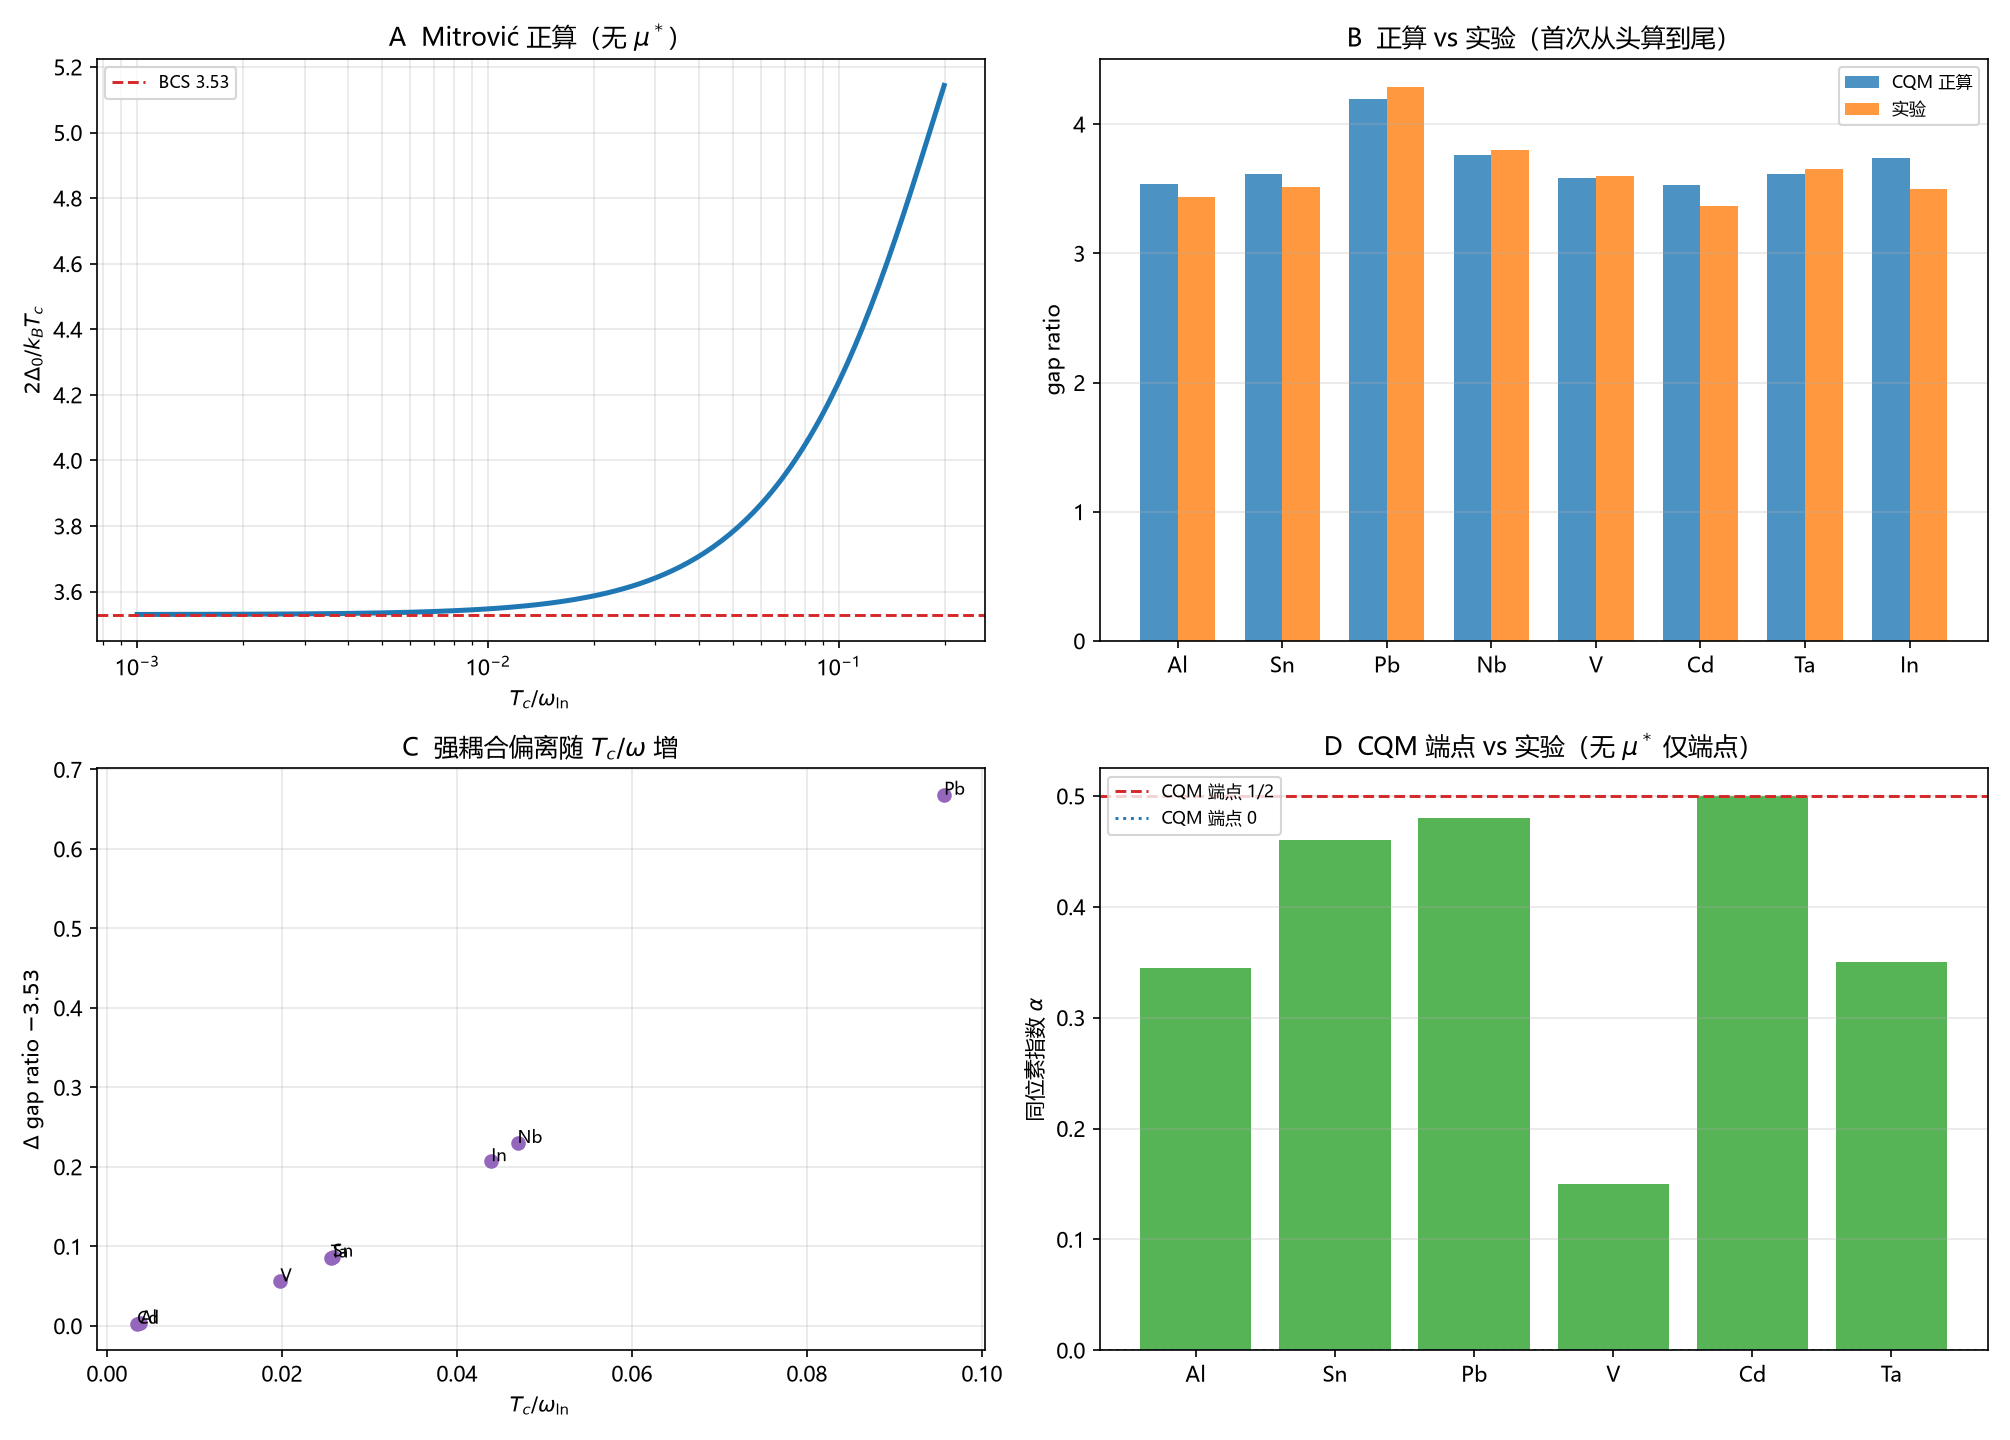

Recreate this plot in Python.
# -*- coding: utf-8 -*-
"""
全链正算 gap ratio 与实验对照（非反解、非拟合）——首次从头算到尾验证。

CQM 完整输出（已对齐 Eliashberg Eq37）：
  omega_log = e^{-1/3} theta_D   (目标.3)
  T* = T_c  (对齐后)
Webb 2015 Eq6 (Mitrović):
  2Delta_0/(k_B T_c) = 3.53 [1 + 12.5 (T_c/omega_ln)^2 ln(omega_ln/(2 T_c))]
此式不含 mu*——gap ratio 在 Eliashberg 里只依赖 T_c/omega_ln。

四面板：A 正算 gap ratio vs T_c/omega；B 与各元素实验值对照；
C 强耦合偏离随耦合增；D 同位素指数 CQM 端点 vs 实验（Webb Table III）。
"""

import csv
import math
import os

import numpy as np
import matplotlib
matplotlib.use("Agg")
import matplotlib.pyplot as plt

plt.rcParams["font.sans-serif"] = ["Microsoft YaHei", "SimHei", "DejaVu Sans"]
plt.rcParams["axes.unicode_minus"] = False

HERE = os.path.dirname(os.path.abspath(__file__))
OUT_PNG = os.path.join(HERE, "全链_正算gap比.png")
OUT_CSV = os.path.join(HERE, "全链_正算gap比.csv")

E3 = math.exp(-1 / 3)
BCS = 3.53

# Webb 2015 Table III: element, Tc(K), theta_D(K), isotope alpha_exp (or None)
# 实验 gap ratio 典型值（文献标准值，数量级对照）
DATA = [
    ("Al", 1.18, 428, 0.345, 3.44),
    ("Sn", 3.70, 200, 0.46, 3.51),
    ("Pb", 7.20, 105, 0.48, 4.29),
    ("Nb", 9.25, 275, None, 3.80),
    ("V",  5.40, 380, 0.15, 3.60),
    ("Cd", 0.52, 209, 0.50, 3.37),
    ("Ta", 4.40, 240, 0.35, 3.65),
    ("In", 3.40, 108, None, 3.50),
]


def mitrovic(tc, wlog):
    """Webb Eq6: gap ratio from Eliashberg, no mu*."""
    x = tc / wlog
    return BCS * (1 + 12.5 * x * x * math.log(wlog / (2 * tc)))


def main():
    rows = []
    # A 正算曲线
    xs = np.logspace(-3, -0.7, 200)  # T_c/omega_ln
    ratios = [BCS * (1 + 12.5 * x * x * math.log(1 / (2 * x))) for x in xs]
    print("A Mitrovic 正算 gap ratio: T_c/omega_ln -> 0 时趋于 3.53")
    for x, r in zip(xs[::50], ratios[::50]):
        rows.append(("curve", x, r, BCS, np.nan))
    print(f"  x=1e-3: {ratios[0]:.4f}; x=0.2: {ratios[-1]:.4f}")

    # B 元素正算 vs 实验
    print("\nB 元素正算 (CQM: omega_log=e^{-1/3}theta_D) vs 实验 gap ratio")
    print(f"{'el':<4}{'Tc/wlog':>10}{'理论':>8}{'实验':>8}{'偏差':>8}")
    names, xs_el, ths, exps = [], [], [], []
    for name, tc, th, alpha, gexp in DATA:
        wlog = E3 * th
        gth = mitrovic(tc, wlog)
        names.append(name); xs_el.append(tc/wlog); ths.append(gth); exps.append(gexp)
        err = (gth - gexp) / gexp
        print(f"{name:<4}{tc/wlog:>10.4f}{gth:>8.3f}{gexp:>8.3f}{err:>+8.1%}")
        rows.append(("element", tc/wlog, gth, gexp, f"{name}|{err:.4f}"))
    ths = np.array(ths); exps = np.array(exps)
    print(f"  平均 |偏差| = {np.mean(np.abs(ths-exps)/exps):.1%}")

    # C 强耦合偏离
    print("\nC 偏离 BCS 随耦合(T_c/omega)增")
    for name, x, g in zip(names, xs_el, ths):
        rows.append(("deviation", x, g - BCS, np.nan, name))

    # D 同位素指数: CQM 端点 {0, 1/2} vs 实验
    print("\nD 同位素指数: CQM 端点 alpha∈{0,1/2} (审-10) vs 实验")
    alphas = [d[3] for d in DATA if d[3] is not None]
    print(f"  实验 alpha 范围: {min(alphas):.2f} - {max(alphas):.2f}（落在 [0,1/2] 内）")
    for name, tc, th, alpha, gexp in DATA:
        if alpha is not None:
            rows.append(("isotope", 0, alpha, np.nan, name))

    with open(OUT_CSV, "w", newline="", encoding="utf-8-sig") as fh:
        wr = csv.writer(fh)
        wr.writerow(["kind", "x", "y", "y_ref", "extra"])
        wr.writerows(rows)

    fig, ax = plt.subplots(2, 2, figsize=(13.4, 9.6))

    ax[0, 0].semilogx(xs, ratios, lw=2.4, color="tab:blue")
    ax[0, 0].axhline(BCS, color="tab:red", ls="--", lw=1.4, label="BCS 3.53")
    ax[0, 0].set_xlabel(r"$T_c/\omega_{\ln}$")
    ax[0, 0].set_ylabel(r"$2\Delta_0/k_BT_c$")
    ax[0, 0].set_title("A  Mitrović 正算（无 $\\mu^*$）")
    ax[0, 0].legend(fontsize=8)
    ax[0, 0].grid(alpha=0.3, which="both")

    x = np.arange(len(names))
    ax[0, 1].bar(x - 0.18, ths, 0.36, label="CQM 正算", color="tab:blue", alpha=0.8)
    ax[0, 1].bar(x + 0.18, exps, 0.36, label="实验", color="tab:orange", alpha=0.8)
    ax[0, 1].set_xticks(x)
    ax[0, 1].set_xticklabels(names)
    ax[0, 1].set_ylabel("gap ratio")
    ax[0, 1].set_title("B  正算 vs 实验（首次从头算到尾）")
    ax[0, 1].legend(fontsize=8)
    ax[0, 1].grid(alpha=0.3, axis="y")

    ax[1, 0].plot(xs_el, ths - BCS, "o", color="tab:purple", ms=6)
    for nm, xx, yy in zip(names, xs_el, ths):
        ax[1, 0].annotate(nm, (xx, yy - BCS), fontsize=8)
    ax[1, 0].set_xlabel(r"$T_c/\omega_{\ln}$")
    ax[1, 0].set_ylabel(r"$\Delta$ gap ratio $-3.53$")
    ax[1, 0].set_title("C  强耦合偏离随 $T_c/\\omega$ 增")
    ax[1, 0].grid(alpha=0.3)

    a_names = [d[0] for d in DATA if d[3] is not None]
    a_vals = [d[3] for d in DATA if d[3] is not None]
    ax[1, 1].bar(a_names, a_vals, color="tab:green", alpha=0.8)
    ax[1, 1].axhline(0.5, color="tab:red", ls="--", lw=1.4, label="CQM 端点 1/2")
    ax[1, 1].axhline(0, color="tab:blue", ls=":", lw=1.4, label="CQM 端点 0")
    ax[1, 1].set_ylabel("同位素指数 $\\alpha$")
    ax[1, 1].set_title("D  CQM 端点 vs 实验（无 $\\mu^*$ 仅端点）")
    ax[1, 1].legend(fontsize=8)
    ax[1, 1].grid(alpha=0.3, axis="y")

    fig.tight_layout()
    fig.savefig(OUT_PNG, dpi=150)
    plt.close(fig)
    print("\nsaved:", OUT_PNG)
    print("saved:", OUT_CSV)


if __name__ == "__main__":
    main()
